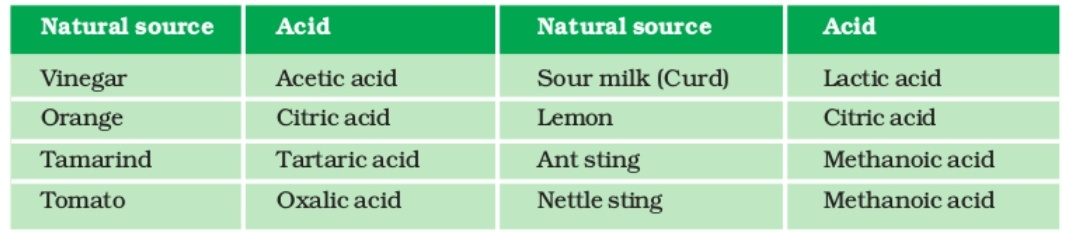
#> input picture test_white.jpg, 1069 x 232 px
$ python white_borders.py test_white.jpg
#> lines starting #> are read from the running program, lines starting #| are printed output that depends on the picture; after the words box and inside, x2 and y2 are one past the last pixel; in counts of white or black regions, pixels touching at a corner belong together
import numpy as np
import sys
import cv2 as cv
import cv2
import imutils
import array
import pytesseract
from PIL import Image

img = cv.imread(sys.argv[1])
#> img is the input picture: shape (232, 1069, 3); mean B, G, R 173.7, 213.4, 157
cv.imshow('Original Image',img)

gray = cv.cvtColor(img,cv.COLOR_BGR2GRAY)
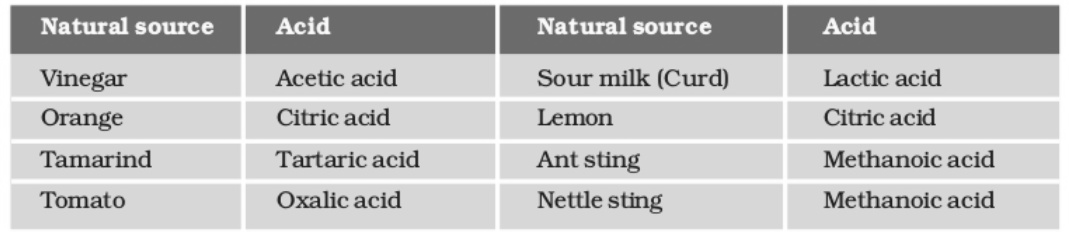
#> gray: shape (232, 1069); min 27, max 255, mean 192

cv.imshow('greyscale image',gray)
binary = cv.adaptiveThreshold(gray,255,cv.ADAPTIVE_THRESH_MEAN_C,cv.THRESH_BINARY,15,-2)
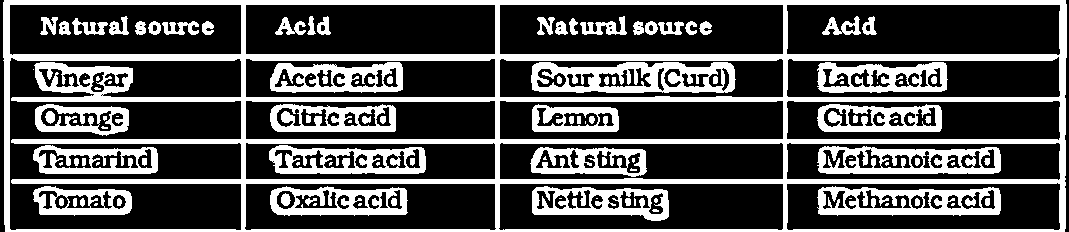
#> binary: shape (232, 1069); 32.5% white; 112 white regions (41 under 20 px), largest, box (x1, y1, x2, y2) and area: (3, 0, 1067, 232) 39153, (531, 62, 736, 93) 3946, (817, 186, 1001, 216) 3294
binary = cv.adaptiveThreshold(binary,255,cv.ADAPTIVE_THRESH_MEAN_C,cv.THRESH_BINARY,15,-2)


horizontal = np.copy(binary)
vertical = np.copy(binary)

cols = horizontal.shape[1]
#> cols = 1069
horizontalsize = cols//35
#> horizontalsize = 30

horizontalStructure = cv.getStructuringElement(cv.MORPH_RECT,(horizontalsize,1))


horizontal = cv.erode(horizontal, horizontalStructure,iterations=23)
#> horizontal: shape (232, 1069); 3.9% white; 6 white regions, box (x1, y1, x2, y2) and area: (348, 0, 745, 5) 1979, (348, 54, 745, 59) 1936, (356, 179, 744, 184) 1919, (356, 97, 744, 101) 1550, (356, 139, 744, 143) 1543, (350, 230, 743, 232) 786

horizontal = cv.dilate(horizontal, horizontalStructure,iterations=50)
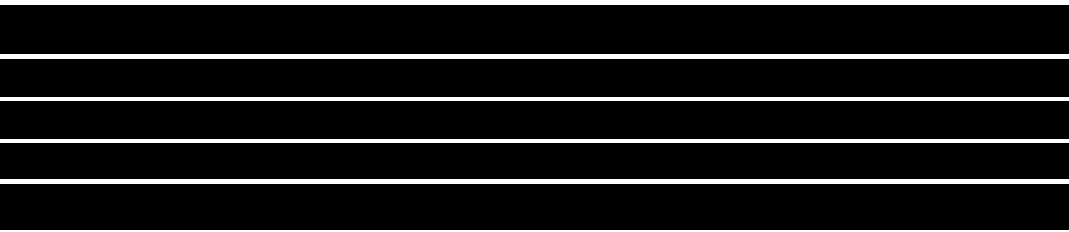
#> horizontal: shape (232, 1069); 10.8% white; 6 white regions, box (x1, y1, x2, y2) and area: (0, 0, 1069, 5) 5345, (0, 54, 1069, 59) 5345, (0, 179, 1069, 184) 5345, (0, 97, 1069, 101) 4276, (0, 139, 1069, 143) 4276, (0, 230, 1069, 232) 2138

cv.imshow('horizontal',horizontal)

rows = vertical.shape[0]
#> rows = 232
verticalsize = rows // 35
#> verticalsize = 6

verticalStructure = cv.getStructuringElement(cv.MORPH_RECT, (1, verticalsize))
#> verticalStructure = [1, 1, 1, 1, 1, 1]

vertical = cv.erode(vertical, verticalStructure,iterations=18)
#> vertical: shape (232, 1069); 2.3% white; 5 white regions, box (x1, y1, x2, y2) and area: (4, 0, 10, 232) 1349, (1060, 0, 1066, 232) 1219, (241, 0, 246, 232) 1119, (495, 0, 500, 232) 1080, (783, 0, 787, 232) 928
vertical = cv.dilate(vertical, verticalStructure,iterations=22)
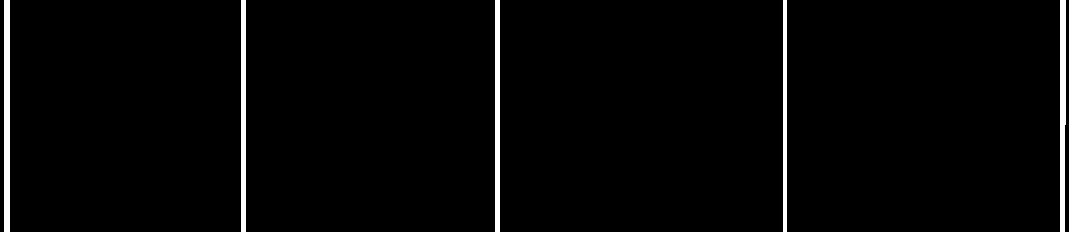
#> vertical: shape (232, 1069); 2.4% white; 5 white regions, box (x1, y1, x2, y2) and area: (4, 0, 10, 232) 1392, (1060, 0, 1066, 232) 1285, (241, 0, 246, 232) 1160, (495, 0, 500, 232) 1160, (783, 0, 787, 232) 928

cv.imshow('vertical',vertical)

intersections = cv.bitwise_and(horizontal,vertical)
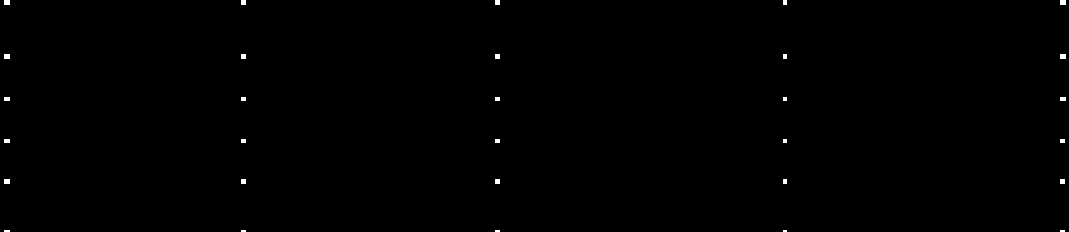
#> intersections: shape (232, 1069); 0.26% white; 30 white regions (7 under 20 px), largest, box (x1, y1, x2, y2) and area: (4, 0, 10, 5) 30, (1060, 0, 1066, 5) 30, (4, 54, 10, 59) 30
cv.imshow('intersections',intersections)

#input image and create greyscale simultaneously
img = intersections
kernel = np.ones((5,5),np.uint8)
dilation = cv2.dilate(img,kernel,iterations = 1)
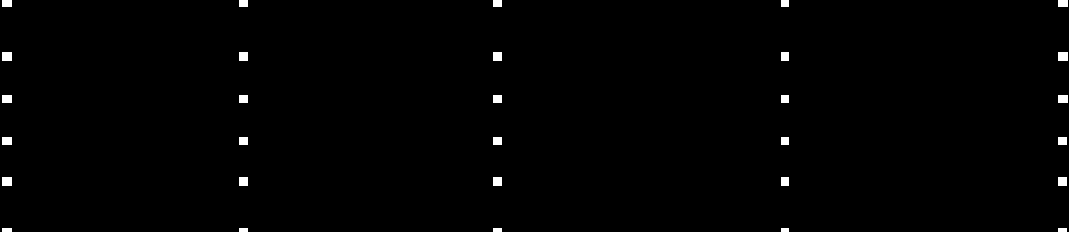
#> dilation: shape (232, 1069); 0.83% white; 30 white regions, largest, box (x1, y1, x2, y2) and area: (2, 52, 12, 61) 90, (1058, 52, 1068, 61) 90, (2, 177, 12, 186) 90
cv2.imshow('dilation',dilation)

#round off corners
blurred = cv2.GaussianBlur(dilation, (5, 5), 0)
thresh = cv2.threshold(blurred, 60, 255, cv2.THRESH_BINARY)[1]
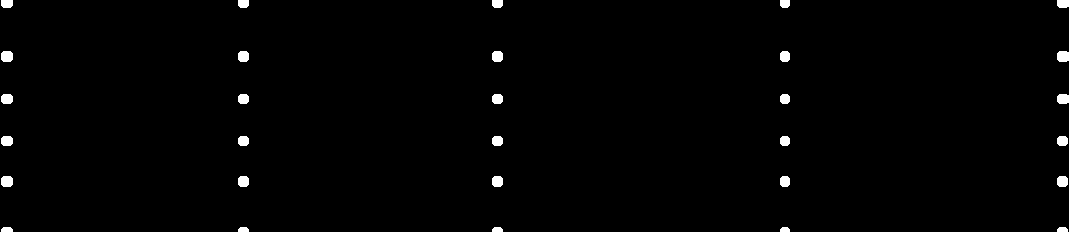
#> thresh: shape (232, 1069); 1.1% white; 30 white regions, largest, box (x1, y1, x2, y2) and area: (1057, 51, 1069, 62) 122, (1, 51, 13, 62) 120, (1, 176, 13, 187) 120
cv2.imshow('thresh',thresh)


#waiting for the Esc key press of the keyboard to destroy all the windows which popped up during the runtime simulation
def close():
	if cv.waitKey(0) == 27:
#> (key Esc is pressed here)
		cv.destroyAllWindows()
	else:
		close()

close()
